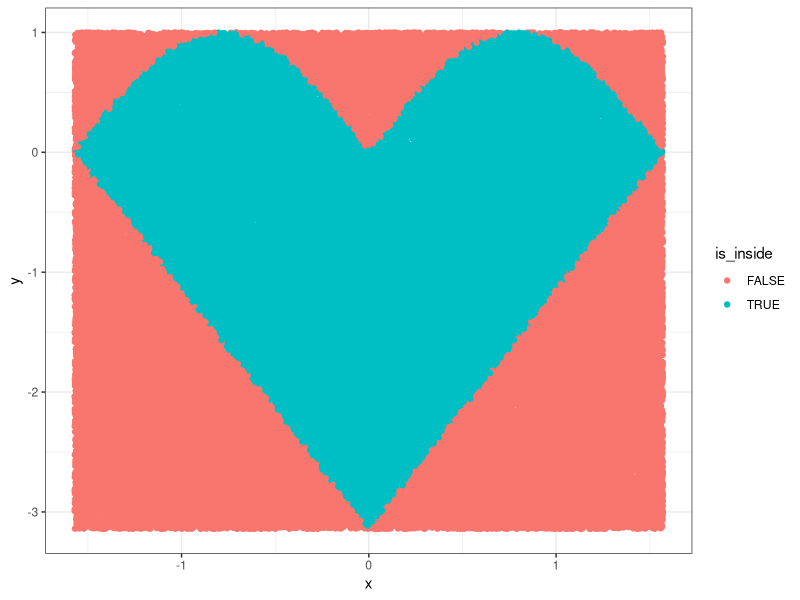

Source code (R):
## ---- chunk 1
library(ggplot2)
## ---- chunk 2
num_Trials <- 10^5
## ---- chunk 3
set.seed(2022)
## ---- chunk 4
x <- runif(num_Trials, min = -pi/2, max = pi/2)
## ---- chunk 5
y_min <- -pi
y_max <- 1
y <- runif(num_Trials, min = y_min, max = y_max)
## ---- chunk 6
is_inside <- (y > - 2*x - pi) & 
              (y > 2*x - pi) & 
              (((y < -sin(2*x)) & x < 0 ) |  
              ((y < sin(2*x)) & x >= 0 )  )
## ---- chunk 7
ratio_inside <- sum(is_inside) / num_Trials
ratio_inside
## ---- chunk 8
total_area_rect <- pi * (y_max - y_min)
total_area_rect
## ---- chunk 9
area_inside <- total_area_rect * ratio_inside
area_inside   # solution : area inside -----------> ####################
## ---- chunk 10
df <- data.frame(x=x, y=y, is_inside=is_inside)

ggplot(df, aes(x, y)) + 
  geom_point(aes(color=is_inside)) + 
  theme_bw()
